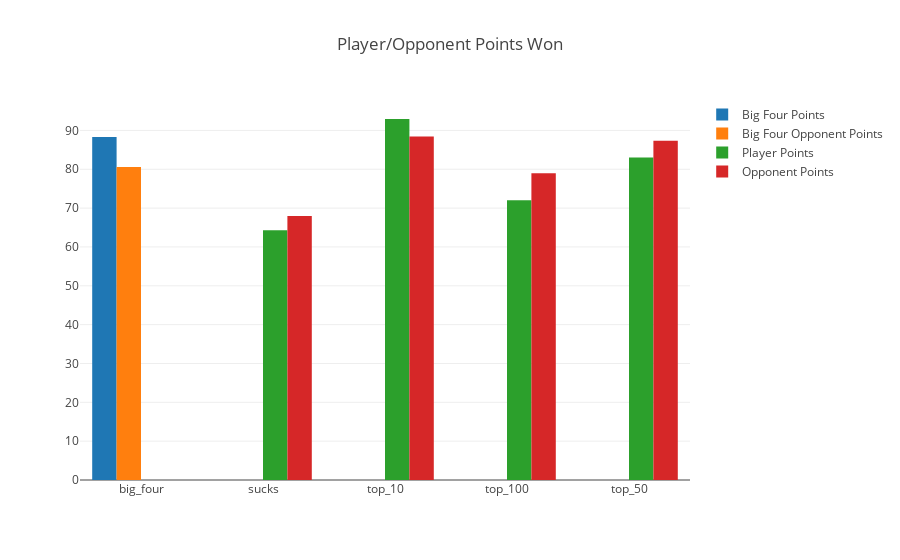

Notebook cell for this chart:
### Code cell
layout = go.Layout(
    title = 'Player/Opponent Points Won'
)

trace1 = go.Bar(
    x = ['big_four'],
    y = big_four_rally_df[big_four_rally_df['rank_label'] == 'big_four']['player_pts'],
    name = 'Big Four Points'
)

trace2 = go.Bar(
    x = ['big_four'],
    y = big_four_rally_df[big_four_rally_df['rank_label'] == 'big_four']['opponent_pts'],
    name = 'Big Four Opponent Points'
)

trace3 = go.Bar(
    x = rank_labeled_df['rank_label'],
    y = rank_labeled_df['player_pts'],
    name = 'Player Points'
)

trace4 = go.Bar(
    x = rank_labeled_df['rank_label'],
    y = rank_labeled_df['opponent_pts'],
    name = 'Opponent Points'
)

fig = go.Figure(data = [trace1, trace2, trace3, trace4], layout = layout)
iplot(fig)

### Figure 1 — Plotly figure (JSON) as saved in the notebook; plotly's stock layout.template omitted (floating-point values rounded to 4 significant figures)
{"data": [{"name": "Big Four Points", "type": "bar", "uid": "5e8fbcd1-712e-4bd2-baec-ca12abf078c9", "x": ["big_four"], "y": [88.31]}, {"name": "Big Four Opponent Points", "type": "bar", "uid": "4015db9d-22fd-4b8c-aa14-b06da8a67fe5", "x": ["big_four"], "y": [80.59]}, {"name": "Player Points", "type": "bar", "uid": "d16f607e-bbaf-440c-8b6a-3e319a192981", "x": ["sucks", "top_10", "top_100", "top_50"], "y": [64.33, 92.94, 72.05, 83.05]}, {"name": "Opponent Points", "type": "bar", "uid": "2ba155e0-d506-41ed-8c81-633e932cee2c", "x": ["sucks", "top_10", "top_100", "top_50"], "y": [67.96, 88.41, 78.97, 87.34]}], "layout": {"title": {"text": "Player/Opponent Points Won"}}}
